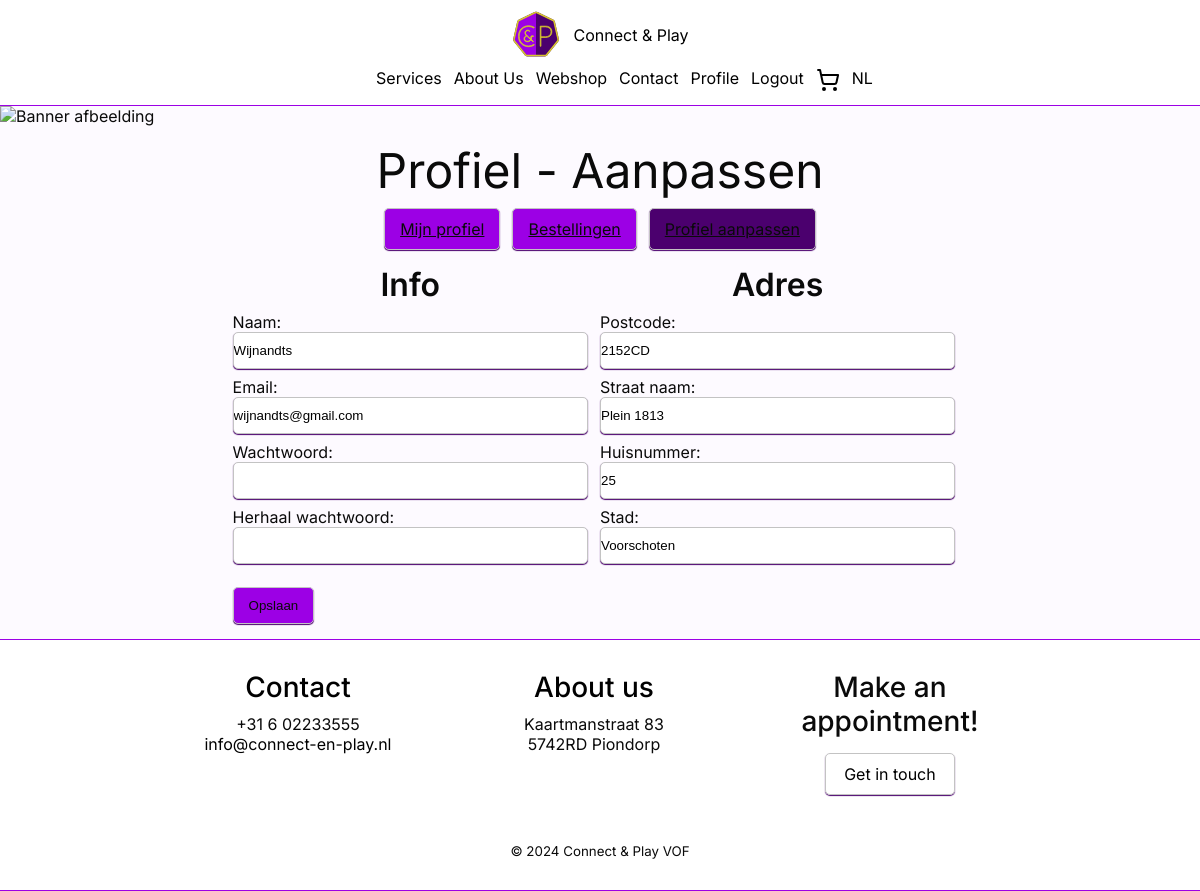
The app's page /profiel/aanpassen.php?lang=en (signed in) with its own data.
### tables this page shows
CREATE TABLE `user` (
  `user_id` int(11) NOT NULL,
  `postal_code` varchar(6) DEFAULT NULL,
  `house_number` varchar(6) DEFAULT NULL,
  `email` varchar(320) NOT NULL,
  `name` varchar(150) NOT NULL,
  `role` varchar(15) NOT NULL,
  `password` varchar(120) NOT NULL
);

CREATE TABLE `address` (
  `postal_code` varchar(6) NOT NULL,
  `house_number` varchar(6) NOT NULL,
  `street_name` varchar(80) NOT NULL,
  `city` varchar(70) NOT NULL
);

### php/Shared/Database.php (called while the page is built, shortened)
<?php
class Database
{
    private static ?PDO $connection = null;
    public static function connect(
        string $servername = "mariadb",
        string $username = "root",
        string $password = "",
        string $name = "webshop"
    ): PDO {
        if (self::$connection === null) {
            self::$connection = new PDO("mysql:host={$servername};dbname={$name};charset=utf8mb4", $username, $password);
            self::$connection->setAttribute(PDO::ATTR_ERRMODE, PDO::ERRMODE_EXCEPTION);
            self::$connection->setAttribute(PDO::ATTR_DEFAULT_FETCH_MODE, PDO::FETCH_ASSOC);
        }
        return self::$connection;
    }
}

### php/Profile/DataAccess/UserRepository.php (called while the page is built, shortened)
<?php
require_once '/var/www/php/Profile/Domain/User.php';
require_once '/var/www/php/Shared/Database.php';
class UserRepository
{
    private PDO $db;
    public function __construct()
    {
        try {
            $this->db = Database::connect();
        } catch (PDOException $e) {
            echo "Fout bij het verbinden met de database: " . $e->getMessage();
            exit;
        }
    }
    public function getUser($emailOrId): ?User
    {
        $sql = $this->db->prepare("CALL get_user(:id, :email);");
        $sql->execute([
            ':id' => (int)$emailOrId,
            ':email' => $emailOrId,
        ]);
        $user = $sql->fetch();
        $sql = $this->db->prepare("CALL get_address(:postal_code, :house_number);");
        $sql->execute([
            ':postal_code' => $user['postal_code'],
            ':house_number' => $user['house_number'],
        ]);
        $address = $sql->fetch();
        return new User(
            $user['user_id'],
            $user['email'],
            $user['name'],
            $user['password'],
            UserRole::from($user['role']),
            $address ? [
                new Address(
                    $address['postal_code'] ?? '',
                    $address['house_number'] ?? '',
                    $address['street_name'] ?? '',
                    $address['city'] ?? '',
                )
            ] : []
        );
    }
}

### php/Profile/Domain/User.php (called while the page is built, shortened)
<?php
require_once 'Address.php';
class User
{
    public function getEmail(): string
    {
        return $this->email;
    }
    public function getName(): string
    {
        return $this->name;
    }
    public function getAddresses(): array
    {
        return $this->addresses;
    }
}

### php/Profile/Domain/Address.php (called while the page is built, shortened)
<?php
class Address
{
    public function getPostalCode(): string
    {
        return $this->postalCode;
    }
    public function getHouseNumber(): string
    {
        return $this->houseNumber;
    }
    public function getStreetName(): string
    {
        return $this->streetName;
    }
    public function getCity(): string
    {
        return $this->city;
    }
}

### public/profiel/aanpassen.php (the view, shortened to what this page needs)
<?php
require_once '/var/www/php/Shared/header.php';
require_once '/var/www/php/Profile/Controllers/UserController.php';
if (isset($user)): ?>
    <img class="banner-img" src="/images/bannerImg.jpg" alt="Banner afbeelding" />
    <section id="profile-container" class="flex justify-center py-15">
        <div class="col-12 flex align-center flex-col">
            <h1 class="heading text-center">Profiel - Aanpassen</h1>
            <div class="flex flex-row align-center">
                <a href="/profiel.php" class="button">Mijn profiel</a>
                <a href="/profiel/bestellingen.php" class="button">Bestellingen</a>
                <a href="/profiel/aanpassen.php" class="button active">Profiel aanpassen</a>
            </div>
        </div>
    </section>
    <section id="profile-container" class="flex justify-center px-15">
        <div class="col-12 flex align-center flex-col">
            <form action="/profiel/aanpassen.php" method="post">
                <div class="col-12 flex flex-row">
                    <div class="col-6 mb-col-12 flex flex-col">
                        <h2 class="text-center">Info</h2>
                        <div>
                            <label for="name">Naam:</label>
                            <input type="text" id="name" name="name" value="<?php echo htmlspecialchars($user->getName()) ?>" class="input" required>
                        </div>
                        <div>
                            <label for="email">Email:</label>
                            <input type="email" id="email" name="email" value="<?php echo htmlspecialchars($user->getEmail()) ?>" class="input" required>
                        </div>
                        <div>
                            <label for="password">Wachtwoord:</label>
                            <input type="password" id="password" name="password" class="input">
                        </div>
                        <div>
                            <label for="password-repeat">Herhaal wachtwoord:</label>
                            <input type="password" id="password-repeat" name="password-repeat" class="input">
                        </div>
                    </div>
                    <div class="col-6 mb-col-12 flex flex-col">
                        <h2 class="text-center">Adres</h2>
                        <div>
                            <label for="postal-code">Postcode:</label>
                            <input type="text" id="postal-code" name="postal-code" value="<?php echo count($user->getAddresses()) > 0 ? htmlspecialchars($user->getAddresses()[0]->getPostalCode()) : "" ?>" class="input" required>
                        </div>
                        <div>
                            <label for="street-name">Straat naam:</label>
                            <input type="text" id="street-name" name="street-name" value="<?php echo count($user->getAddresses()) > 0 ? htmlspecialchars($user->getAddresses()[0]->getStreetName()) : "" ?>" class="input" required>
                        </div>
                        <div>
                            <label for="house-number">Huisnummer:</label>
                            <input type="text" id="house-number" name="house-number" value="<?php echo count($user->getAddresses()) > 0 ? htmlspecialchars($user->getAddresses()[0]->getHouseNumber()) : "" ?>" class="input" required>
                        </div>
                        <div>
                            <label for="city">Stad:</label>
                            <input type="text" id="city" name="city" value="<?php echo count($user->getAddresses()) > 0 ? htmlspecialchars($user->getAddresses()[0]->getCity()) : "" ?>" class="input" required>
                        </div>
                    </div>
                    <div class="py-15">
                        <button type="submit" class="button">Opslaan</button>
                    </div>
                </div>
            </form>
        </div>
    </section>
<?php endif;
require_once '/var/www/php/Shared/footer.php'; ?>

### public/css/style.css (style rules this page uses)
:root { --foreground: #0a0a0a; --background: #fdfaff; --primary: #4b006e; --accent: #9c00e5; --highlight: #d6c52e; --box-1: #cdcdcd; --box-2: #b5b5b5; --footer-header: #000; --header-z-index: 10; }
* { margin: 0; padding: 0; box-sizing: border-box; }
body { font-family: "Inter", "Verdana", sans-serif; background-color: var(--background); color: var(--foreground); }
.banner-img { object-fit: cover; width: 100%; height: 200px; margin: 0; padding: 0; }
.input, .button { width: 100%; padding: 10px 0; border: 1px solid #c3c3c3; border-radius: 5px; box-shadow: 0 1px 1px var(--primary); resize: none; }
#profile-container { background-color: var(--background); }
#profile-container .button, #checkout-container .button { width: auto; background-color: var(--accent); color: var(--foreground); padding: 10px 15px; }
#profile-container .button.active { background-color: var(--primary); }

### public/css/grid.css (style rules this page uses)
@media only screen and (min-width: 768px) { .col-6 { width: calc(50% - 1vw); } }
@media only screen and (min-width: 768px) { .col-12 { width: 100%; } }

### public/css/spacing.css (style rules this page uses)
.px-15 { padding-left: 15px; padding-right: 15px; }
.py-15 { padding-top: 15px; padding-bottom: 15px; }

### public/css/flex.css (style rules this page uses)
.flex { display: flex; flex-wrap: wrap; column-gap: 1vw; row-gap: 1vh; }
.flex-col { flex-direction: column; }
.flex-row { flex-direction: row; }
.justify-center { justify-content: center; }
.align-center { align-items: center; }

### public/css/text.css (style rules this page uses)
.text-center { text-align: center; }
h1 { font-size: 2.5rem; font-weight: 700; }
h2 { font-size: 2rem; font-weight: 600; }
a { font-size: 1rem; }
.heading { font-size: 3rem; font-weight: 400; }

### records on screen
user: name "Wijnandts", email "wijnandts@gmail.com"
address: postal-code "2152CD", street-name "Plein 1813", house-number "25", city "Voorschoten"

### other values on screen
__('nav.services') "Services"
__('nav.about') "About Us"
__('nav.webshop') "Webshop"
__('nav.contact') "Contact"
__('nav.profile') "Profile"
__('nav.logout') "Logout"
__('footer.contact') "Contact"
__('footer.about') "About us"
__('footer.appointment.title') "Make an appointment!"
__('footer.appointment.cta') "Get in touch"
